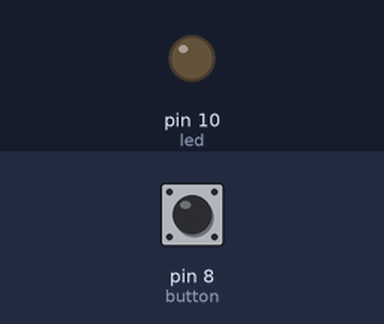
Bench run of a sketch on a simulated Arduino Uno, built with avr-gcc and run on an emulated ATmega328P. On the bench: output pins drawn as LEDs (lit = HIGH). The test bench sets the inputs (shaded band); at power-on: pin 8 (button) LOW.

Above: at 1.2 s.
1.3 s: pin 8 (button) pulled HIGH for 0.15 s
At 1.37 s:
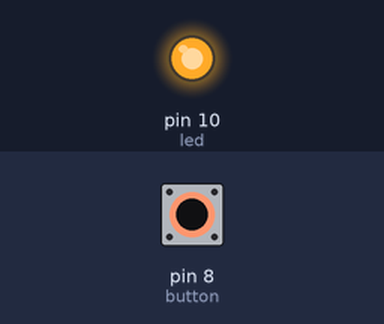
2.9 s: pin 8 (button) pulled HIGH for 3.2 s
At 7.5 s:
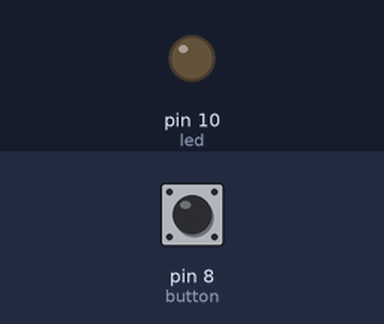
Timing chart, 0 to 9.0 s (numbered marks = the images above; inputs shaded):
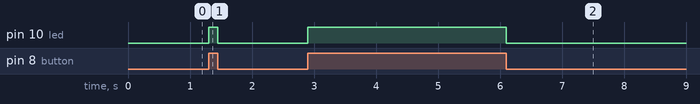

The sketch:

buttonLed.ino
```cpp
int button=8;
int led=10;
int buttonDurum=0;
void setup() {
  // put your setup code here, to run once:
  pinMode(button,INPUT);
  pinMode(led,OUTPUT);

}

void loop() {
  // put your main code here, to run repeatedly:
  buttonDurum=digitalRead(button);
  if(buttonDurum==1)
  {
    digitalWrite(led,HIGH);
  }
  else
  {
    digitalWrite(led,LOW);
  }
}
```

Measured:
- after the input at 1.3 s, pin 10 (led): LOW → HIGH at once, → LOW 0.15 s later
- after the input at 2.9 s, pin 10 (led): LOW → HIGH at once, → LOW 3.2 s later
